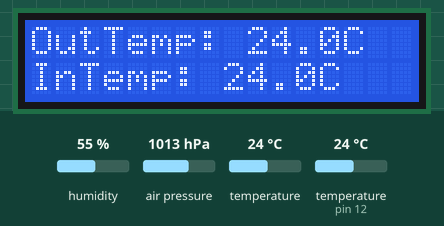
This sketch was run on a simulated Arduino Uno, built with avr-gcc and run on an emulated ATmega328P. Shown: 16×2 character LCD. The test bench sets the inputs (shaded band); at power-on: humidity 55 %, air pressure 1013 hPa, temperature 24 °C, temperature (sensor on pin 12) 24 °C. What the sketch prints to the serial monitor is not drawn.

Above: at 5.7 s.
5.8 s: humidity set to 22 %
At 11.1 s:
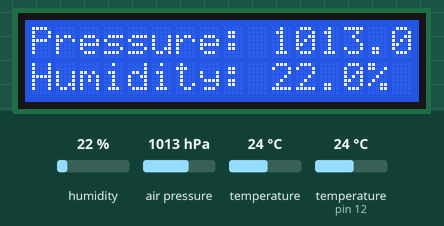
16.6 s: air pressure set to 952 hPa
At 21.2 s:
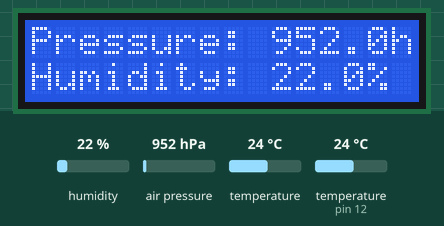
26.6 s: temperature (sensor 0) set to 12 °C
At 36.0 s:
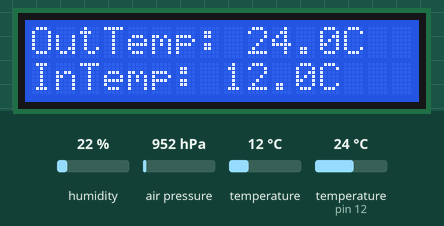
36.6 s: temperature (sensor on pin 12) set to 12 °C
At 45.9 s:
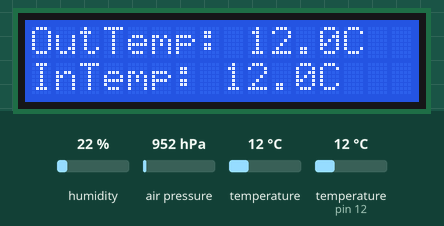
46.6 s: humidity set to 40 %
At 51.2 s:
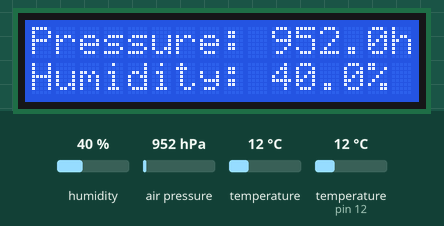
56.6 s: air pressure set to 975 hPa
At 61.2 s:
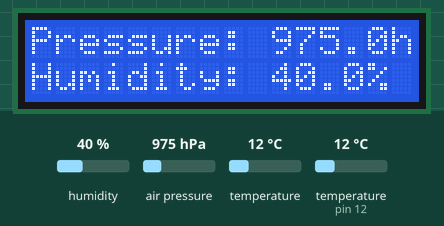
Timing chart, 0 to 62.7 s (numbered marks = the images above; inputs shaded):
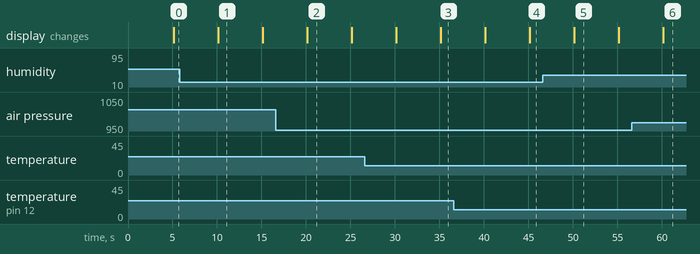

The sketch:

Weather_Station.ino
```cpp
#include "DHT.h"
#include <Wire.h>
#include <Adafruit_Sensor.h>
#include <Adafruit_BMP280.h>
#include <LiquidCrystal_I2C.h>

#define DHT_TYPE DHT22
const int DHT_PIN = 12;
DHT dht(DHT_PIN, DHT_TYPE);

float outsideTemperature;
float humidity;
float heatIndex;

/* Sensor for indoor temperature and air pressure */
Adafruit_BMP280 bmp;
#define SEALEVELPRESSURE_HPA (1013.25)

float indoorTemperature;
float pressure;
float altitude;

/* LCD display output */
LiquidCrystal_I2C lcd(0x27, 16, 2);
const long dataReadInterval = 5000;
unsigned long previousDataReadTime = 0;

// Variables for text output on the display
String line1Text;
String line2Text;
String line3Text;
String line4Text;

int displayPage = LOW; // Flag for switching between page 1+2 and 3+4 on LCD

void setup() {
  Serial.begin(9600);
  dht.begin();

  bool status = bmp.begin(0x76);
  if (!status) {
    Serial.println("No BMP280 sensor found, check wiring!");
    while (1);
  }

  /* Initialize LCD display */
  lcd.init();
  lcd.backlight();
  lcd.clear();
  lcd.setCursor(0, 0);
  lcd.print("+Weather Station+");
  lcd.setCursor(2, 1);
  lcd.print("Welcome!");
}

void loop() {
  const long currentTime = millis();
  if (currentTime - previousDataReadTime >= dataReadInterval) {
    previousDataReadTime = currentTime;
    readSensorData();

    if (displayPage == LOW) {
      displayPage = HIGH;
      lcd.clear();
      lcd.setCursor(0, 0); lcd.print(line1Text);
      lcd.setCursor(0, 1); lcd.print(line2Text);
    } else {
      displayPage = LOW;
      lcd.clear();
      lcd.setCursor(0, 0); lcd.print(line3Text);
      lcd.setCursor(0, 1); lcd.print(line4Text);
    }
  }
}

void readSensorData() {
  humidity = dht.readHumidity();
  outsideTemperature = dht.readTemperature();
  heatIndex = dht.computeHeatIndex(outsideTemperature, humidity, false);

  indoorTemperature = bmp.readTemperature();
  pressure = bmp.readPressure() / 100.0F;
  altitude = bmp.readAltitude(SEALEVELPRESSURE_HPA);

  // Serial monitor output
  Serial.print("Outside temperature: "); Serial.print(outsideTemperature);
  Serial.print("°C  Humidity: "); Serial.print(humidity);
  Serial.print("%  Feels like: "); Serial.print(heatIndex);
  Serial.println("°C");

  Serial.print("Indoor temperature: "); Serial.print(indoorTemperature);
  Serial.print("°C  Air pressure: "); Serial.print(pressure);
  Serial.print(" hPa  Altitude above sea level: "); Serial.print(altitude);
  Serial.println(" m");

  // LCD output
  line1Text = "OutTemp: " + String(outsideTemperature, 1) + "C";
  line2Text = "InTemp: " + String(indoorTemperature, 1) + "C";
  line3Text = "Pressure: " + String(pressure, 1) + "hPa";
  line4Text = "Humidity: " + String(humidity, 1) + "%";
}
```

Measured:
- after the input at 5.8 s, the display: changes after 4.3 s (image 1)
- after the input at 16.6 s, the display: changes after 3.5 s (image 2)
- after the input at 26.6 s, the display: first differs from a run without the input after 8.5 s (image 3)
- after the input at 36.6 s, the display: first differs from a run without the input after 8.5 s (image 4)
- after the input at 46.6 s, the display: changes after 3.5 s (image 5)
- after the input at 56.6 s, the display: changes after 3.5 s (image 6)
- what the display in image 1 shows lasts 5.0 s, from 10.1 s to 15.1 s
